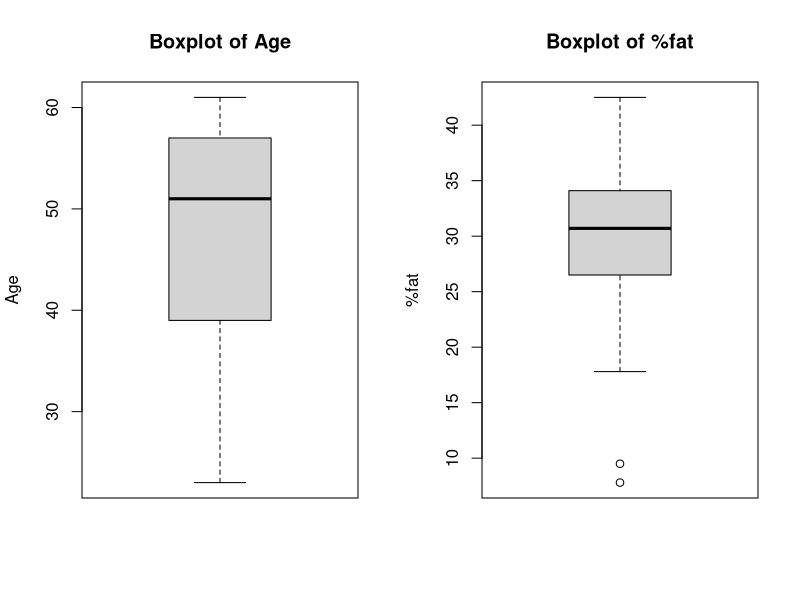
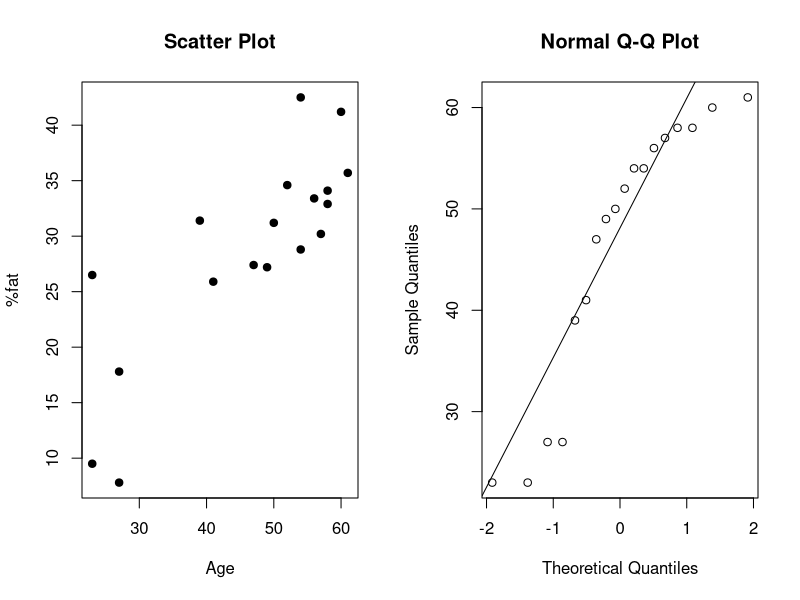

Source code (R) for these figures, in order:
# Age and %fat data
age <- c(23, 23, 27, 27, 39, 41, 47, 49, 50, 52, 54, 54, 56, 57, 58, 58, 60, 61)
percent_fat <- c(9.5, 26.5, 7.8, 17.8, 31.4, 25.9, 27.4, 27.2, 31.2, 34.6, 42.5, 28.8, 33.4, 30.2, 34.1, 32.9, 41.2, 35.7)
# (a) Calculate mean, median, and standard deviation
mean_age <- mean(age)
median_age <- median(age)
sd_age <- sd(age)
mean_percent_fat <- mean(percent_fat)
median_percent_fat <- median(percent_fat)
sd_percent_fat <- sd(percent_fat)
cat("Age:\n")
cat("Mean:", mean_age, "\n")
cat("Median:", median_age, "\n")
cat("Standard Deviation:", sd_age, "\n\n")

cat("%fat:\n")
cat("Mean:", mean_percent_fat, "\n")
cat("Median:", median_percent_fat, "\n")
cat("Standard Deviation:", sd_percent_fat, "\n\n")
# (b) Draw boxplots
par(mfrow = c(1, 2))  # Set up a 1x2 grid for plots
boxplot(age, main = "Boxplot of Age", ylab = "Age")
boxplot(percent_fat, main = "Boxplot of %fat", ylab = "%fat")
# (c) Draw scatter plot and q-q plot
par(mfrow = c(1, 2))  # Set up a 1x2 grid for plots
plot(age, percent_fat, main = "Scatter Plot", xlab = "Age", ylab = "%fat", pch = 19)
qqnorm(age)
qqline(age)

